Frame 1 (no input): blank canvas, image omitted
Frame 60 (no input): blank canvas, image omitted
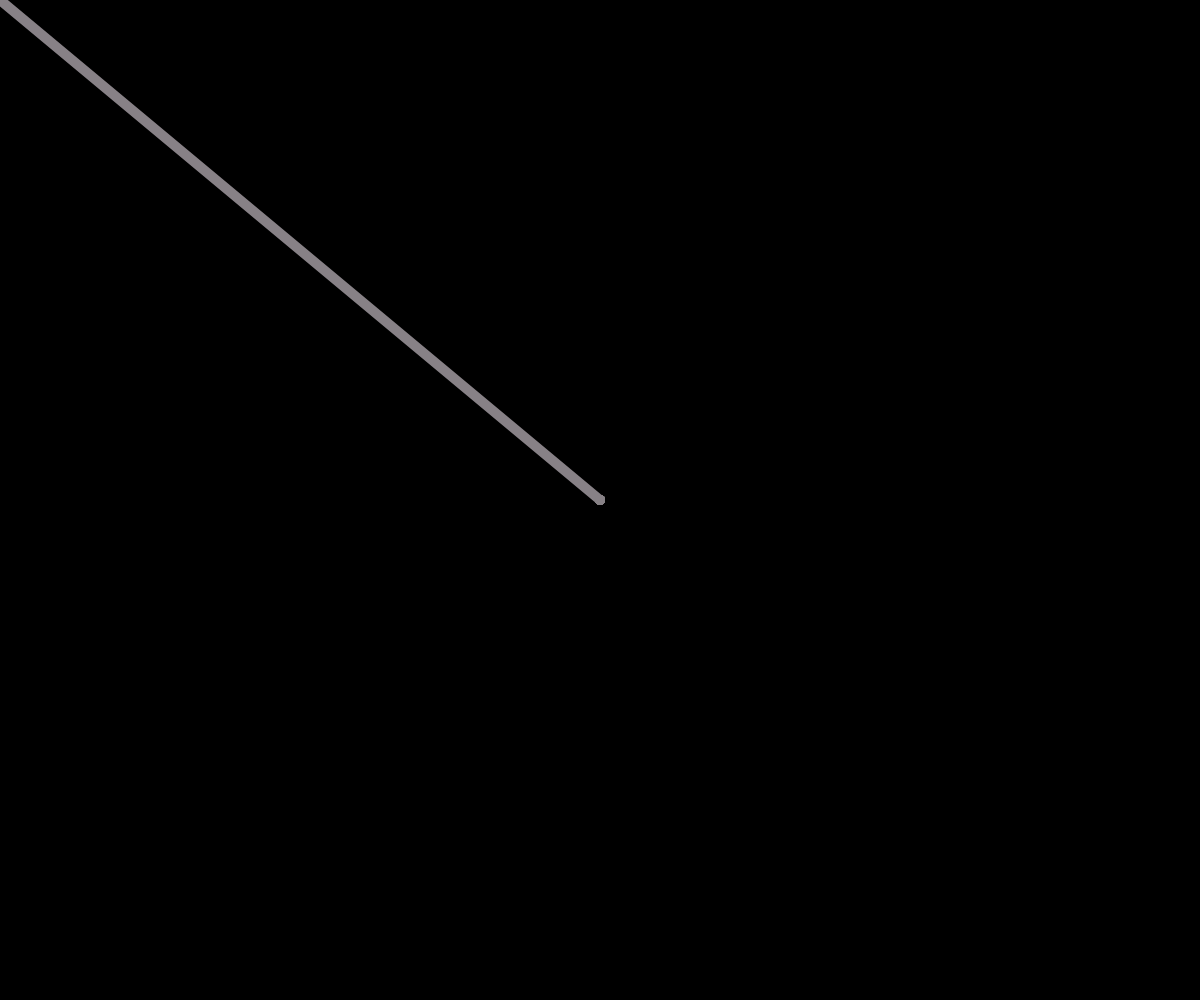
Frame 120 (the mouse pressed at the canvas centre since frame 60)

The p5.js sketch whose frames 1 and 60 were blank and that drew this single picture after the mouse press (run headless with seeded random() and noise() and a simulated clock; from frame 60 on, the mouse is pressed at the canvas centre):

// p5.js sketch
// ── sketch.js
let col, col1, col2;

function setup(){
 createCanvas(windowWidth,windowHeight); 
 background(0);
 noStroke();
 strokeWeight(10)
 noFill()

 col1 = color("#851400");
 col2 = color("#00e2f2");

}

function draw(){

//  let r = map(mouseX, 0,width, 0,255);
//  let b = map(mouseX, 0,width,255,0);

//  col = color(r, 0, b);
let i = map(mouseX,0,width,0,1)

 col = lerpColor(col1, col2,i)

//console.log(r);


 stroke(col);
 line(pmouseX, pmouseY,mouseX, mouseY);
 
//filter(BLUR,2);
//  fill(col);
//  ellipse(mouseX, mouseY, 20);

}

function mousePressed(){
    background(0);   
    col1= color(random(255), random(255), random(255))
    col2= color(random(255), random(255), random(255))
}

function mouseDragged(){
//  stroke(col);
//  line(pmouseX, pmouseY,mouseX, mouseY);
}

function keyPressed(){
    background(255);  
}
